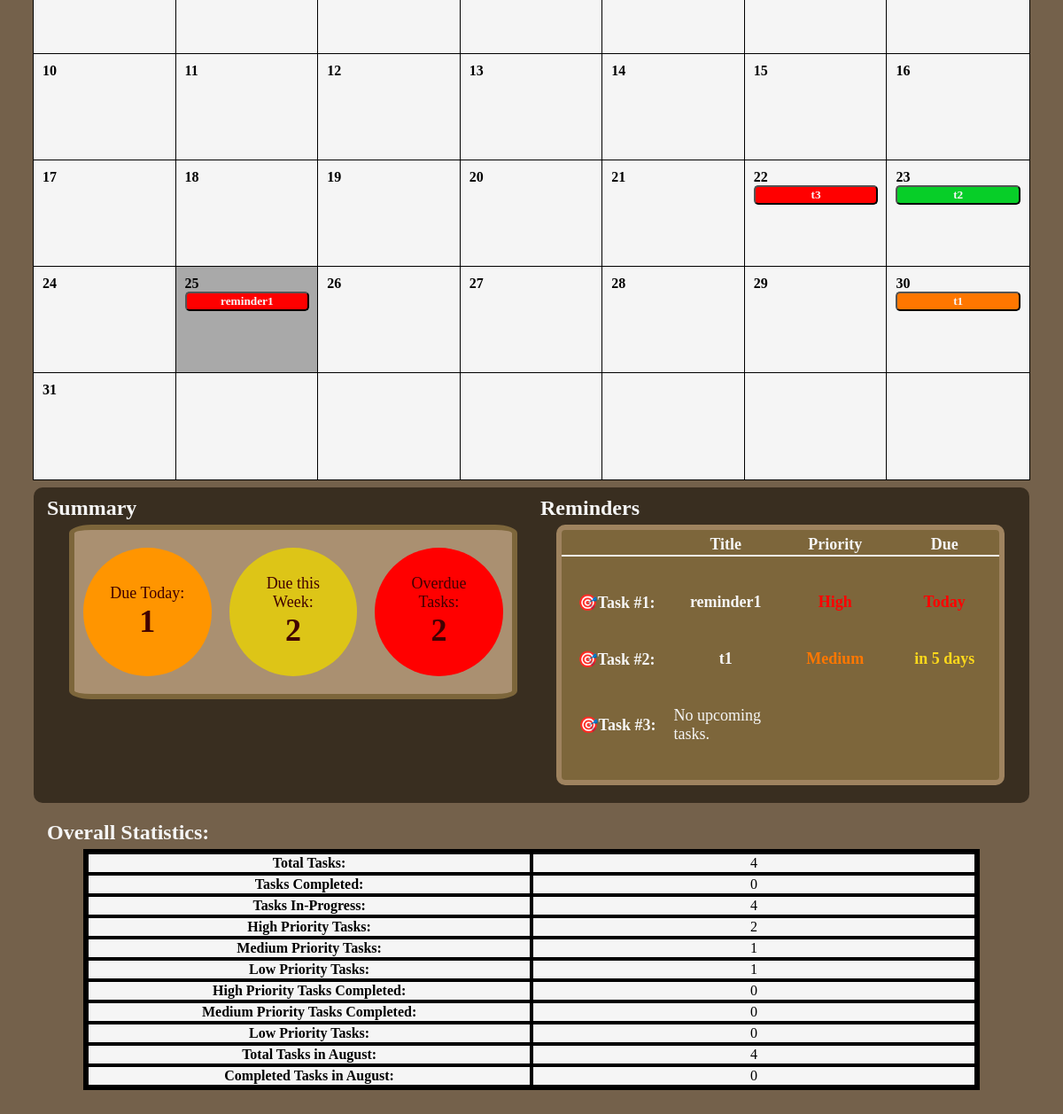
The page /home (signed in, lower part) on the database as committed earlier.
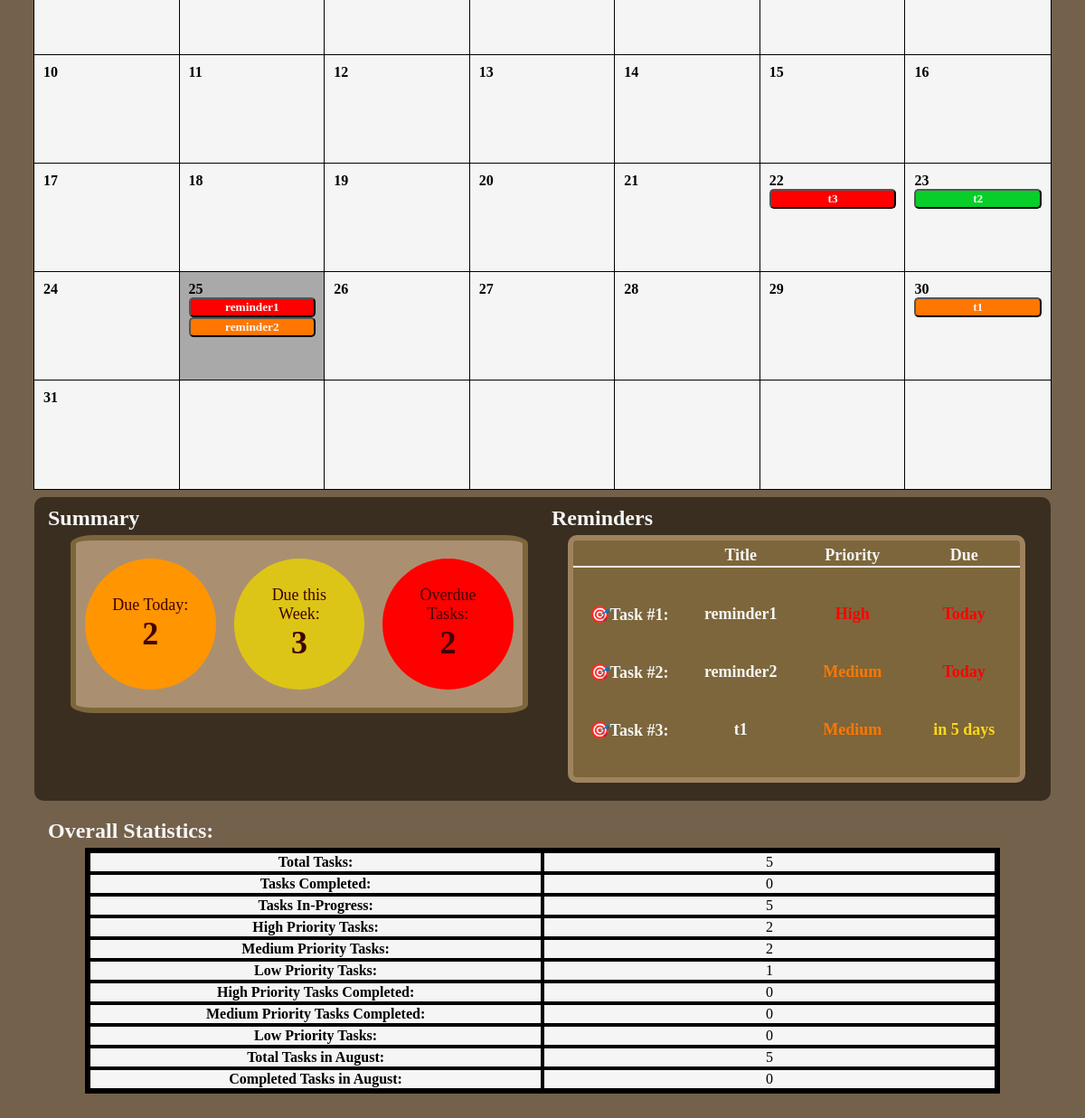
The same page on the database as committed later.
### app.py (models this page shows)
class Task(db.Model):
    id = db.Column(db.Integer, primary_key=True)
    title = db.Column(db.String(128), nullable=False)
    description = db.Column(db.Text, nullable=True)
    priority = db.Column(db.String(50), nullable=False)
    deadline = db.Column(db.DateTime, nullable=True)
    status = db.Column(db.String(50), nullable=False, default='In-Progress')
    user_id = db.Column(db.Integer, db.ForeignKey('user.id'), nullable=False)
    user = db.relationship('User', backref=db.backref('tasks', lazy=True))

### app.py (the view)
@app.route('/home')
def home():
    if 'user_id' not in session:
        flash('Please log in first.')
        return redirect(url_for('login'))  # Redirect to login if not logged in
    user_id = session['user_id'] # Grab the current logged-in user's ID from the session
    user = User.query.get(user_id)  # Used user_id to get the user object from database
    today = datetime.today()
    month = request.args.get('month', default=today.month, type=int)
    year = request.args.get('year', default=today.year, type=int)
    cal = calendar.Calendar(firstweekday=6)  # Create a calendar instance with weeks starting on Sunday (0=Monday, 6=Sunday)
    month_days = cal.monthdayscalendar(year, month) # month_days is a 2D array list where rows are weeks and columns are days
    month_name = calendar.month_name[month] # Gets month as a string
    tasks_list = Task.query.filter( # MUST use .filter() for extract
        extract('month', Task.deadline) == month, # extracts the task that matches the variables month and year
        extract('year',Task.deadline) == year
    ).all() # Within Task database, filter all task with the same month and year and put it into list
    tasks_count = Task.query.filter_by(user_id=user_id).count()
    tasks_complete_count = Task.query.filter(
        Task.user_id == user_id,
        Task.status == 'Complete'
    ).count()
    high_tasks = Task.query.filter(
        Task.user_id == user_id,
        Task.priority == 'High'
    ).count()
    medium_tasks = Task.query.filter(
        Task.user_id == user_id,
        Task.priority == 'Medium'
    ).count()
    low_tasks = Task.query.filter(
        Task.user_id == user_id,
        Task.priority == 'Low'
    ).count()
    high_tasks_completed = Task.query.filter(
        Task.user_id == user_id,
        Task.priority == 'High',
        Task.status == 'Complete'
    ).count()
    medium_tasks_completed = Task.query.filter(
        Task.user_id == user_id,
        Task.priority == 'Medium',
        Task.status == 'Complete'
    ).count()
    low_tasks_completed = Task.query.filter(
        Task.user_id == user_id,
        Task.priority == 'Low',
        Task.status == 'Complete'
    ).count()
    tasks_in_month = Task.query.filter(
        Task.user_id == user_id,
        extract('month', Task.deadline) == month # extracts the month from deadline
    ).count()
    completed_tasks_in_month = Task.query.filter(
        Task.user_id == user_id,
        Task.status == 'Complete',
        extract('month', Task.deadline) == month # extracts the month from deadline, checks if task's month equals today's month
    ).count()
    tasks_due_today = Task.query.filter(
        Task.user_id == user_id,
        Task.status == 'In-Progress',
        extract('month', Task.deadline) == today.month,
        extract('day', Task.deadline) == today.day,
        extract('year', Task.deadline) == today.year
    ).count()
    today = datetime.today().date() # force today to be a date object without time
    start_of_week = today - timedelta(days=today.weekday())        # Monday - today.weekday() calculates days passed since Mon. and subtracts by current day
    end_of_week = start_of_week + timedelta(days=6)                # Sunday - Adds 6 days to start of week
    tasks_due_week = Task.query.filter(
        Task.user_id == user_id,
        Task.status == 'In-Progress',
        func.date(Task.deadline) >= start_of_week, # func.date() gets the date portion and compares it tp the start_of_week date object
        func.date(Task.deadline) <= end_of_week,
        extract('year', Task.deadline) == today.year
    ).all()
    tasks_overdue = Task.query.filter(
        Task.user_id == user_id,
        Task.status == 'In-Progress',
        extract('month', Task.deadline) == today.month,
        extract('day', Task.deadline) < today.day,
        extract('year', Task.deadline) == today.year
    ).count()
    reminderTasks = reminderTasksList()
    return render_template('home.html', user=user, month=month, year=year, month_name=month_name, month_days=month_days,
        today=today, tasks_list=tasks_list, tasks_count=tasks_count, tasks_complete_count=tasks_complete_count, high_tasks=high_tasks,
        medium_tasks=medium_tasks, low_tasks=low_tasks, high_tasks_completed=high_tasks_completed, medium_tasks_completed=medium_tasks_completed,
        low_tasks_completed=low_tasks_completed, tasks_in_month=tasks_in_month, completed_tasks_in_month=completed_tasks_in_month,
        tasks_due_today=tasks_due_today, tasks_due_week=tasks_due_week, tasks_overdue=tasks_overdue, reminderTasks=reminderTasks, timedelta=timedelta)

### app.py (called while the page is built)
def reminderTasksList():
    user_id = session.get('user_id')
    today = date.today()
    top3 = [] # Holds a list of the top 3 tasks due
    allTasks = Task.query.filter_by(user_id=user_id).order_by(Task.deadline.asc()).all() # Filters tasks by user's id in database, and sort by deadline (earliest to latest)
    for task in allTasks:
        if len(top3) < 3:
            if task.status == 'In-Progress' and task.deadline.date() >= today:
                top3.append(task)
        else:
            break
    return top3

### templates/home.html (shortened to what the changed rows need)
{% extends "base.html" %}
{% block content %}
  <div class="dashboard">
    <section class="calendar-section">
        <div class="calendar-content">
            <div class="calendar-days">
                {% for week in month_days %}
                    {% for day in week %}
                        {% if day == 0 %}
                            <div class="calendar-day empty"></div>
                        {% else %}
                            <div class="calendar-day {% if day == today.day and month == today.month and year == today.year %}today{% endif %}">
                                <p class="day-number">
                                    {{ day }}
                                </p>
                                <div class="day-tasks">
                                    {% set ns = namespace(count=3, show_more=false) %}
                                    {% for task in tasks_list %}
                                        {% if task.deadline.day == day %}
                                            {% if ns.count > 0 %}
                                                {% set ns.count = ns.count - 1 %}
                                                {% set ns.show_more = true %}
                                                <button type="button" class="cal-task {{ task.priority | lower }}" onclick="openTaskPopup(this, 'task-info-popup')"
                                                    task-id="{{ task.id }}"
                                                    task-title="{{ task.title }}"
                                                    task-description="{{ task.description }}"
                                                    task-priority="{{ task.priority }}"
                                                    task-deadline="{{ task.deadline.strftime('%B %d, %Y @ %I:%M %p') }}"
                                                >
                                                    {{ task.title }}
                                                </button>
                                            {% elif ns.show_more == true %}
                                                {% set ns.show_more = false %}
                                                <a href="{{ url_for('view_more_tasks', deadline=task.deadline.strftime('%Y-%m-%d'))}}">
                                                    <button type="button" class="more-button"> More </button>
                                                </a>
                                            {% endif %}
                                        {% endif %}
                                    {% endfor %}
                                </div>
                            </div>
                        {% endif %}
                    {% endfor %}
                {% endfor %}
            </div>
        </div>
    </section>
    <div class="sumrem-section">
        <section class="summary-section">
            <h2 style="margin:0; margin-bottom: 5px; color: whitesmoke; margin-left: 15px;">Summary</h2>
            <div class="summary-box">
                <div class="summary-content">
                    <div class="due-today">
                        <div class="text">
                            <p>Due Today:</p>
                            <h4>{{ tasks_due_today }}</h4>
                        </div>
                    </div>
                    <div class="due-week">
                        <div class="text">
                            <p>Due this Week:</p>
                            <h4>{{ tasks_due_week | length }}</h4>
                        </div>
                    </div>
                </div>
            </div>
        </section>
        <section class="reminders-section">
            <h2 style="margin:0; margin-bottom: 5px; color: whitesmoke; margin-left: 10px;">Reminders</h2>
            <div class="reminder-box">
                <table class="reminder-table">
                    <tr class="reminder-header">
                        <th></th>
                        <th>Title</th>
                        <th>Priority</th>
                        <th>Due</th>
                    </tr>
                    <tr class="task1">
                        <th>🎯Task #1:</th>
                        {% if reminderTasks|length > 0 %}
                            <td>
                                <a href="{{ url_for('view_more_tasks', deadline=reminderTasks[0].deadline.strftime('%Y-%m-%d'))}}" class="reminder-task">
                                    {{ reminderTasks[0].title }}
                                </a>
                            </td>
                            <td class="reminder-priority {{ reminderTasks[0].priority | lower }}">{{ reminderTasks[0].priority}}</td>
                            {% if reminderTasks[0].deadline.date() == today %}
                                <td class="deadlime-today" style="color: rgb(255, 0, 0); font-weight: bold;">Today</td>
                            {% elif reminderTasks[0].deadline.date() == today + timedelta(days=1) %}
                                <td class="deadlime-tommorow" style="color: rgb(255, 119, 0); font-weight: bold;">Tommorow</td>
                            {% else %}
                                <td class="deadline-later" style="color: rgb(255, 217, 27); font-weight: bold;">in {{ (reminderTasks[0].deadline.date() - today).days }} days</td>
                            {% endif %}
                        {% else %}
                            <td colspan="3" class="no-upcoming">No upcoming tasks.</td>
                        {% endif %}
                    </tr>
                    <tr class="task2">
                        <th>🎯Task #2:</th>
                        {% if reminderTasks|length > 1 %}
                            <td>
                                <a href="{{ url_for('view_more_tasks', deadline=reminderTasks[1].deadline.strftime('%Y-%m-%d'))}}" class="reminder-task">
                                    {{ reminderTasks[1].title }}
                                </a>
                            </td>
                            <td class="reminder-priority {{ reminderTasks[1].priority | lower }}">{{ reminderTasks[1].priority}}</td>
                            {% if reminderTasks[1].deadline.date() == today %}
                                <td class="deadline-today" style="color: rgb(255, 0, 0); font-weight: bold;">Today</td>
                            {% else %}
                                <td class="deadline-later" style="color: rgb(255, 217, 27); font-weight: bold;">in {{ (reminderTasks[1].deadline.date() - today).days }} days</td>
                            {% endif %}
                        {% else %}
                            <td colspan="3" class="no-upcoming">No upcoming tasks.</td>
                        {% endif %}
                    </tr>
                    <tr class="task3">
                        <th>🎯Task #3:</th>
                        {% if reminderTasks|length > 2 %}
                            <td>
                                <a href="{{ url_for('view_more_tasks', deadline=reminderTasks[2].deadline.strftime('%Y-%m-%d'))}}" class="reminder-task">
                                    {{ reminderTasks[2].title }}
                                </a>
                            </td>
                            <td class="reminder-priority {{ reminderTasks[2].priority | lower }}">{{ reminderTasks[2].priority}}</td>
                            {% if reminderTasks[2].deadline.date() == today %}
                                <td class="deadline-today" style="color: rgb(255, 0, 0); font-weight: bold;">Today</td>
                            {% else %}
                                <td class="deadline-later" style="color: rgb(255, 217, 27); font-weight: bold;">in {{ (reminderTasks[2].deadline.date() - today).days }} days</td>
                            {% endif %}
                        {% else %}
                            <td colspan="3" class="no-upcoming">No upcoming tasks.</td>
                        {% endif %}
                    </tr>
                </table>
            </div>
        </section>
    </div>
    <section class="stats-section">
        <h2 class="stats-title" style="margin:0; margin-bottom: 5px; color: whitesmoke; margin-left: 15px; font-family: Bahnschrift SemiBold;">Overall Statistics:</h2>
        <div class="stats-box">
            <table class="stats-table">
                <tr class="total-tasks">
                    <th>Total Tasks:</th>
                    <td>{{ tasks_count }}</td>
                </tr>
                <tr class="complete-tasks">
                    <th>Tasks Completed:</th>
                </tr>
                <tr class="in-progress-tasks">
                    <th>Tasks In-Progress:</th>
                    <td>{{ tasks_count - tasks_complete_count }}</td>
                </tr>
                <tr class="high-priority-tasks">
                    <th>High Priority Tasks:</th>
                </tr>
                <tr class="medium-priority-tasks">
                    <th>Medium Priority Tasks:</th>
                    <td>{{ medium_tasks }}</td>
                </tr>
                 <tr class="low-priority-tasks">
                    <th>Low Priority Tasks:</th>
                </tr>
                  <tr class="high-priority-tasks-completed">
                    <th>High Priority Tasks Completed:</th>
                </tr>
                <tr class="medium-priority-tasks-completed">
                    <th>Medium Priority Tasks Completed:</th>
                </tr>
                <tr class="low-priority-tasks-completed">
                    <th>Low Priority Tasks:</th>
                </tr>
                <tr class="tasks-month">
                    <th>Total Tasks in {{ month_name }}:</th>
                    <td>{{ tasks_in_month }}</td>
                </tr>
                <tr class="tasks-completed-month">
                    <th>Completed Tasks in {{ month_name }}:</th>
                </tr>
            </table>
        </div>
    </section>
  </div>
{% endblock %}

Rows that differ between the two databases and show on the page:
added Task: title "reminder2", priority "Medium", shown under "25"
shown differently, row unchanged: Task (number 5 of 5 on the later page): title (not shown) → "t1"; priority (not shown) → "Medium"; (reminderTasks[2].deadline.date()-today).days (not shown) → "5"; (reminderTasks[1].deadline.date()-today).days "5" → (not shown)
Other text that changed with them:
{{ tasks_due_today }}: "1" → "2"
{{ tasks_due_week | length }}: "2" → "3"
{{ tasks_count }}: "4" → "5"
{{ tasks_count - tasks_complete_count }}: "4" → "5"
{{ medium_tasks }}: "1" → "2"
{{ tasks_in_month }}: "4" → "5"
{{ reminderTasks[1].title }}: "t1" → "reminder2"
text no longer shown: "No upcoming tasks."
text now shown: "Today"
